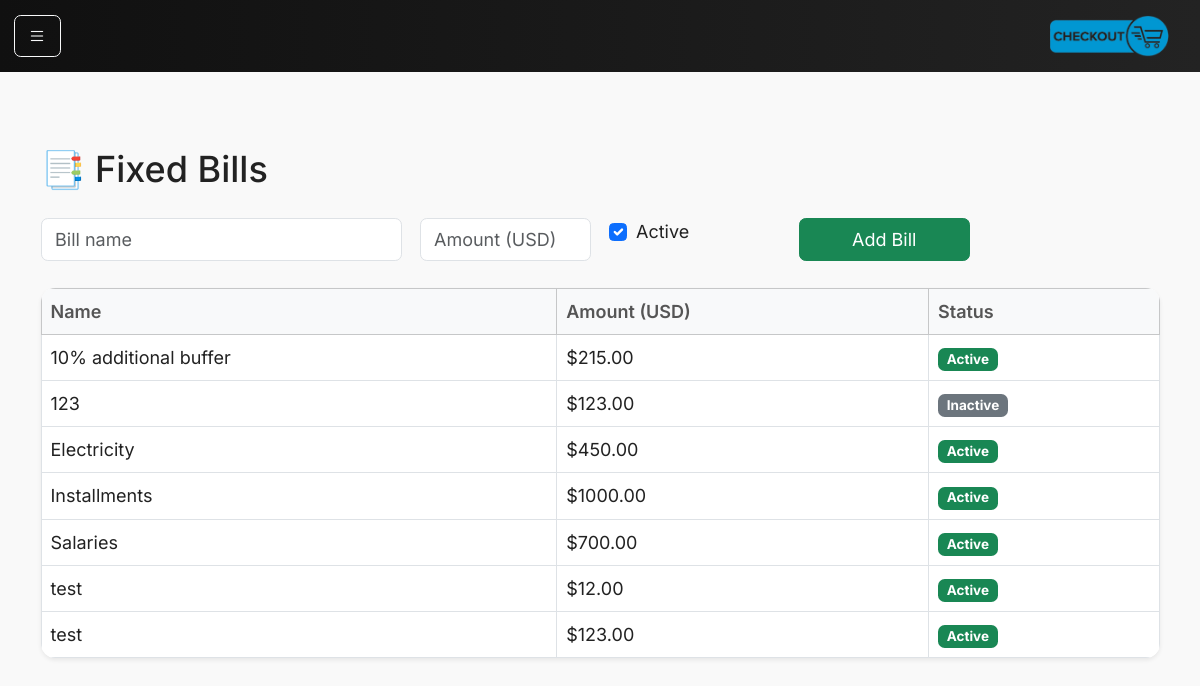
/bills, run on an earlier commit of the app's database.
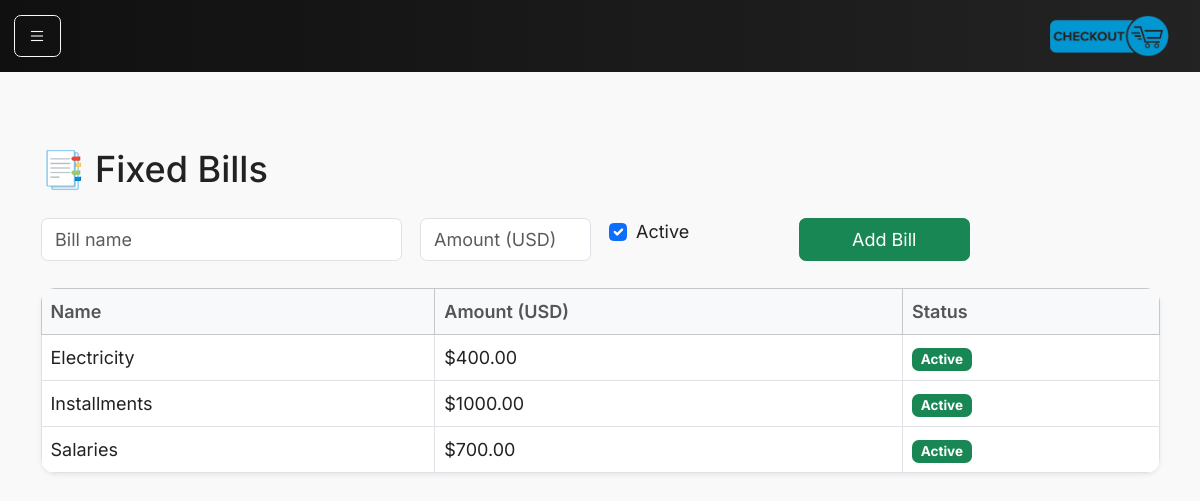
And on a later commit of the database.
### models.py (models this page shows)
class FixedBill(db.Model):
    __tablename__ = "fixed_bills"
    id = db.Column(db.Integer, primary_key=True)
    name = db.Column(db.String(128), nullable=False)
    monthly_amount_cents = db.Column(db.Integer, nullable=False)
    is_active = db.Column(db.Boolean, default=True)
    custom_start_date = db.Column(db.Date)  # optional: override start-of-month
    created_at = db.Column(db.DateTime, default=datetime.utcnow)

### main.py (the view, shortened to what this page needs)
@app.route("/bills", methods=["GET", "POST"])
def bills():
    from main import db, FixedBill
    all_bills = FixedBill.query.order_by(FixedBill.name).all()
    return render_template("bills.html", bills=all_bills)

### main.py (called while the page is built)
@app.context_processor
def inject_request():
    return dict(request=request)

### templates/bills.html
{% extends "base.html" %}
{% block content %}
<div class="container-fluid">
    <h2 class="mb-4">📑 Fixed Bills</h2>
    <form method="POST" class="row g-3 mb-4">
        <div class="col-md-4">
            <input type="text" name="name" class="form-control" placeholder="Bill name" required>
        </div>
        <div class="col-md-2">
            <input type="number" name="amount" step="0.01" class="form-control" placeholder="Amount (USD)" required>
        </div>
        <div class="col-md-2">
            <div class="form-check">
                <input class="form-check-input" type="checkbox" name="active" id="active" checked>
                <label class="form-check-label" for="active">Active</label>
            </div>
        </div>
        <div class="col-md-2">
            <button type="submit" class="btn btn-success w-100">Add Bill</button>
        </div>
    </form>
    <table class="table table-bordered bg-white shadow-sm">
        <thead class="table-light">
            <tr>
                <th>Name</th>
                <th>Amount (USD)</th>
                <th>Status</th>
            </tr>
        </thead>
        <tbody>
            {% for bill in bills %}
            <tr>
                <td>{{ bill.name }}</td>
                <td>${{ "%.2f"|format(bill.monthly_amount_cents / 100) }}</td>
                <td>
                    {% if bill.is_active %}
                    <span class="badge bg-success">Active</span>
                    {% else %}
                    <span class="badge bg-secondary">Inactive</span>
                    {% endif %}
                </td>
            </tr>
            {% else %}
            <tr>
                <td colspan="3" class="text-center text-muted">No fixed bills yet</td>
            </tr>
            {% endfor %}
        </tbody>
    </table>
</div>
{% endblock %}

What changed in the data, as far as the page shows it:
removed FixedBill: name "10% additional buffer", bill.monthly_amount_cents/100 "215.00", is_active "Active"
removed FixedBill: name "123", bill.monthly_amount_cents/100 "123.00", is_active "Inactive"
removed FixedBill: name "test", bill.monthly_amount_cents/100 "12.00", is_active "Active"
removed FixedBill: name "test", bill.monthly_amount_cents/100 "123.00", is_active "Active"
changed FixedBill "Electricity": bill.monthly_amount_cents/100 "450.00" → "400.00"
